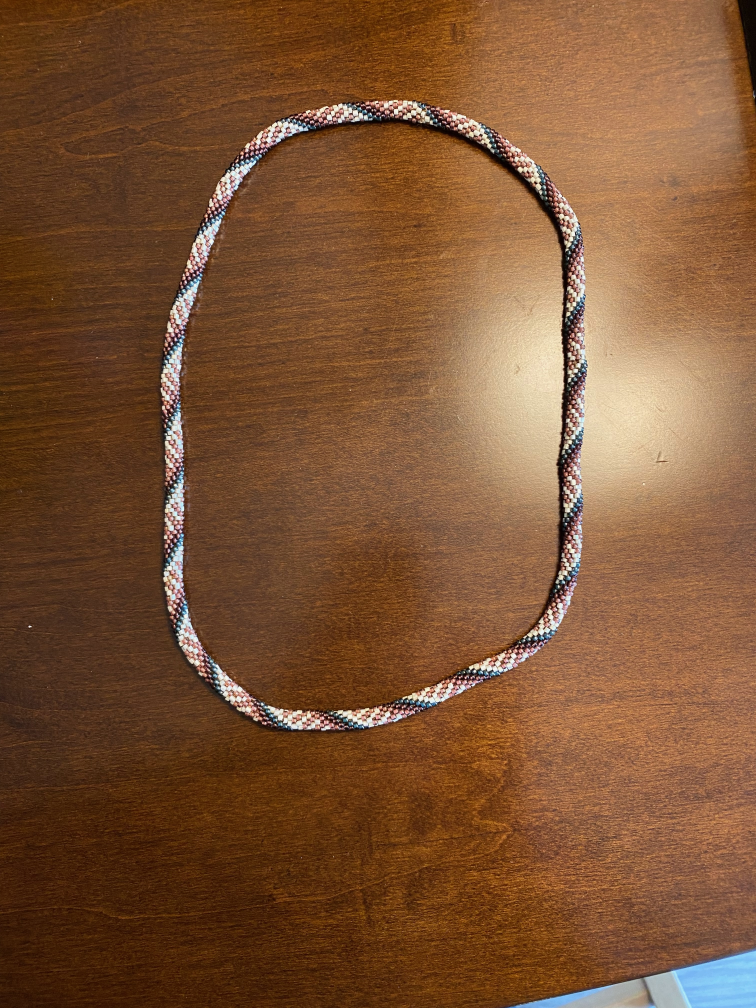
#> input picture bead-example - 1.jpeg, 3024 x 4032 px (shown at 1/4 size)
$ python debug_hsv_histogram.py '../bead-example - 1.jpeg'
#> lines starting #> are read from the running program, lines starting #| are printed output that depends on the picture
"""Debug: HSV bin counts and bargraph of top bins."""

import argparse
from pathlib import Path
import os

import matplotlib

matplotlib.use("Agg")
os.environ.setdefault("MPLCONFIGDIR", "/tmp/mplcache")
import matplotlib.pyplot as plt
import numpy as np
from PIL import Image
from skimage import color

from image_to_pattern import segmentation


def hsv_histogram(img_arr, mask, h_bins, s_bins, v_bins):
    hsv = color.rgb2hsv(np.clip(img_arr / 255.0, 0, 1))
    h = hsv[:, :, 0][mask]
    s = hsv[:, :, 1][mask]
    v = hsv[:, :, 2][mask]
    hist, edges = np.histogramdd(
        np.stack([h, s, v], axis=1),
        bins=(h_bins, s_bins, v_bins),
        range=((0, 1), (0, 1), (0, 1)),
    )
    return hist, edges


def bin_midpoints(edges):
    return [0.5 * (e[:-1] + e[1:]) for e in edges]


def main():
    parser = argparse.ArgumentParser(description="HSV histogram bargraph per bin size.")
    parser.add_argument("image", type=Path, help="Input image")
    parser.add_argument("--h-bins", type=int, default=36, help="Hue bins")
    parser.add_argument("--s-bins", type=int, default=10, help="Saturation bins")
    parser.add_argument("--v-bins", type=int, default=10, help="Value bins")
    parser.add_argument("--top", type=int, default=50, help="Top bins to plot")
    parser.add_argument("--use-mask", action="store_true", help="Use bracelet mask; otherwise use full image")
    parser.add_argument("--outdir", type=Path, default=Path("image-to-pattern/debug-output"), help="Output directory")
    args = parser.parse_args()

    args.outdir.mkdir(parents=True, exist_ok=True)
    img = Image.open(args.image).convert("RGB")
#> img is the input picture: PIL image 3024x4032 RGB; mean R, G, B 124.3, 83.4, 52.5
    if args.use_mask:
        mask = segmentation.mask_bracelet(img)
    else:
        mask = np.ones((img.height, img.width), dtype=bool)
    img_arr = np.array(img)
    hist, edges = hsv_histogram(img_arr, mask, args.h_bins, args.s_bins, args.v_bins)
#> in hsv_histogram, `hsv = color.rgb2hsv(np.clip(img_arr / 255.0, 0, 1))`: hsv: shape (4032, 3024, 3) float64; mean of channels 0, 1, 2 0.0868, 0.642, 0.491
#> in hsv_histogram, `hist, edges = np.histogramdd( np.stack([h, s, v], axis=1), bins=(h_bin..`: edges = 3 items
#> edges = 3 items
    mid_h, mid_s, mid_v = bin_midpoints(edges)
#> mid_h = 36 values from 0.0139 to 0.986; mid_s = [0.05, 0.15, 0.25, 0.35, 0.45, 0.55, 0.65, 0.75, 0.85, 0.95]; mid_v has the same summary as mid_s

    flat_hist = hist.flatten()
#> flat_hist = 3600 values, max 948550 at index 263, min 0 at index 10, mean 3386.9
    flat_indices = np.argsort(flat_hist)[::-1][: args.top]
#> flat_indices = 50 values, max 2049 at index 28, min 144 at index 44, mean 311.9
    counts = flat_hist[flat_indices]
#> counts = 50 values, max 948550 at index 0, min 16014 at index 49, mean 225745.5
    # Map flat index to bin centers
    h_idx = flat_indices // (args.s_bins * args.v_bins)
#> h_idx = 50 values, max 20 at index 28, min 1 at index 30, mean 2.5
    rem = flat_indices % (args.s_bins * args.v_bins)
#> rem = 50 values, max 94 at index 19, min 28 at index 25, mean 61.88
    s_idx = rem // args.v_bins
#> s_idx = 50 values, max 9 at index 5, min 2 at index 25, mean 5.7
    v_idx = rem % args.v_bins
#> v_idx = 50 values, max 9 at index 26, min 1 at index 47, mean 4.88
    colors = []
    for hi, si, vi in zip(h_idx, s_idx, v_idx):
        hsv_mid = np.array([mid_h[hi], mid_s[si], mid_v[vi]])
        rgb = color.hsv2rgb([hsv_mid])[0]
        if np.all(rgb > 0.9):  # too white
            rgb = np.array([0.5, 0.5, 0.5])
        colors.append(rgb)
#> this loop made 50 passes
#> (hi, si, vi, hsv_mid) on passes 1 to 12: (2, 6, 3, [0.0694, 0.65, 0.35]), (2, 5, 6, [0.0694, 0.55, 0.65]), (2, 5, 5, [0.0694, 0.55, 0.55]), (2, 6, 4, [0.0694, 0.65, 0.45]), (2, 7, 3, [0.0694, 0.75, 0.35]), (2, 9, 2, [0.0694, 0.95, 0.25]), (2, 8, 3, [0.0694, 0.85, 0.35]), (2, 7, 4, [0.0694, 0.75, 0.45]), (2, 4, 6, [0.0694, 0.45, 0.65]), (2, 6, 5, [0.0694, 0.65, 0.55]), (2, 9, 3, [0.0694, 0.95, 0.35]), (2, 5, 4, [0.0694, 0.55, 0.45])
#> after the loop, colors = 50 items, first 6: [0.35, 0.217, 0.122], [0.65, 0.441, 0.293], [0.55, 0.374, 0.247], [0.45, 0.279, 0.157], [0.35, 0.197, 0.0875], [0.25, 0.111, 0.0125]

    plt.figure(figsize=(12, 6))
    plt.bar(range(len(counts)), counts, color=colors)
    plt.yscale("log")
    plt.xlabel("Top bins (sorted)")
    plt.ylabel("Pixel count (log)")
    plt.title(f"HSV bins h={args.h_bins}, s={args.s_bins}, v={args.v_bins}")
    out_path = args.outdir / f"{args.image.stem}-hsv-bars.png"
    plt.tight_layout()
    plt.savefig(out_path)
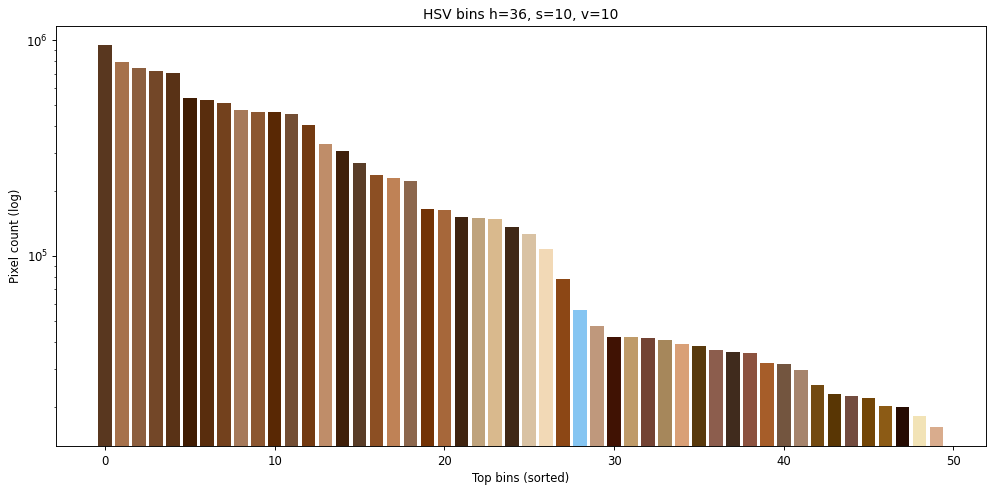
#> figure drawn by matplotlib, 1 panel; tallest bar 948550 high, from x = -0.4 to 0.4
    print(f"Saved {out_path}")


if __name__ == "__main__":
    main()

$ run again, on bead-example - 3.jpeg
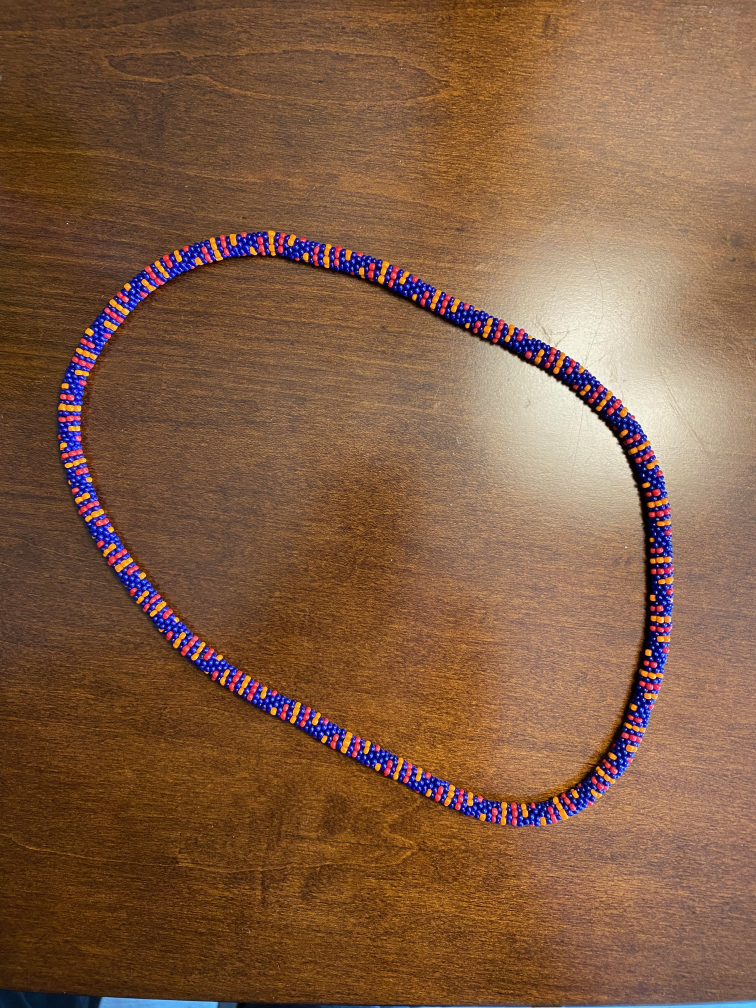
#> input picture bead-example - 3.jpeg, 3024 x 4032 px (shown at 1/4 size)
#> in main, img is the input picture: PIL image 3024x4032 RGB; mean R, G, B 130.4, 93.2, 67.3
#> hsv: shape (4032, 3024, 3) float64; mean of channels 0, 1, 2 0.108, 0.571, 0.525
#> in hsv_histogram, `hist, edges = np.histogramdd( np.stack([h, s, v], axis=1), bins=(h_bin..`: edges = 3 items
#> mid_h = 36 values from 0.0139 to 0.986; mid_s = [0.05, 0.15, 0.25, 0.35, 0.45, 0.55, 0.65, 0.75, 0.85, 0.95]; mid_v has the same summary as mid_s
#> flat_hist = 3600 values, max 690455 at index 254, min 0 at index 3, mean 3386.9
#> flat_indices = 50 values, max 419 at index 39, min 134 at index 37, mean 279.2
#> counts = 50 values, max 690455 at index 0, min 49795 at index 49, mean 203631.7
#> h_idx = 50 values, max 4 at index 24, min 1 at index 21, mean 2.22
#> rem = 50 values, max 94 at index 36, min 18 at index 24, mean 57.18
#> s_idx = 50 values, max 9 at index 14, min 1 at index 24, mean 5.24
#> v_idx = 50 values, max 9 at index 39, min 2 at index 15, mean 4.78
#> the loop in main, `for hi, si, vi in zip(h_idx, s_idx, v_idx):` made 50 passes
#> (hi, si, vi, hsv_mid) on passes 1 to 8: (2, 5, 4, [0.0694, 0.55, 0.45]), (2, 4, 5, [0.0694, 0.45, 0.55]), (2, 4, 6, [0.0694, 0.45, 0.65]), (2, 3, 6, [0.0694, 0.35, 0.65]), (2, 5, 3, [0.0694, 0.55, 0.35]), (2, 4, 4, [0.0694, 0.45, 0.45]), (2, 5, 5, [0.0694, 0.55, 0.55]), (2, 6, 3, [0.0694, 0.65, 0.35])
#> after the loop in main, `for hi, si, vi in zip(h_idx, s_idx, v_idx):`: colors = 50 items, first 6: [0.45, 0.306, 0.202], [0.55, 0.406, 0.303], [0.65, 0.479, 0.358], [0.65, 0.517, 0.423], [0.35, 0.238, 0.158], [0.45, 0.332, 0.248]
#> in main, `plt.savefig(out_path)`:
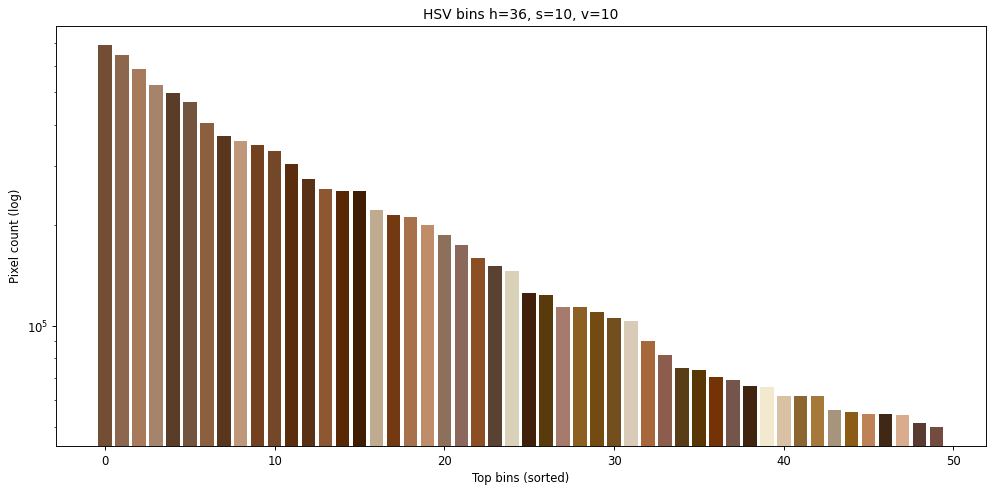
#> figure drawn by matplotlib, 1 panel; tallest bar 690455 high, from x = -0.4 to 0.4

$ run again, on bead-example - 4.jpeg
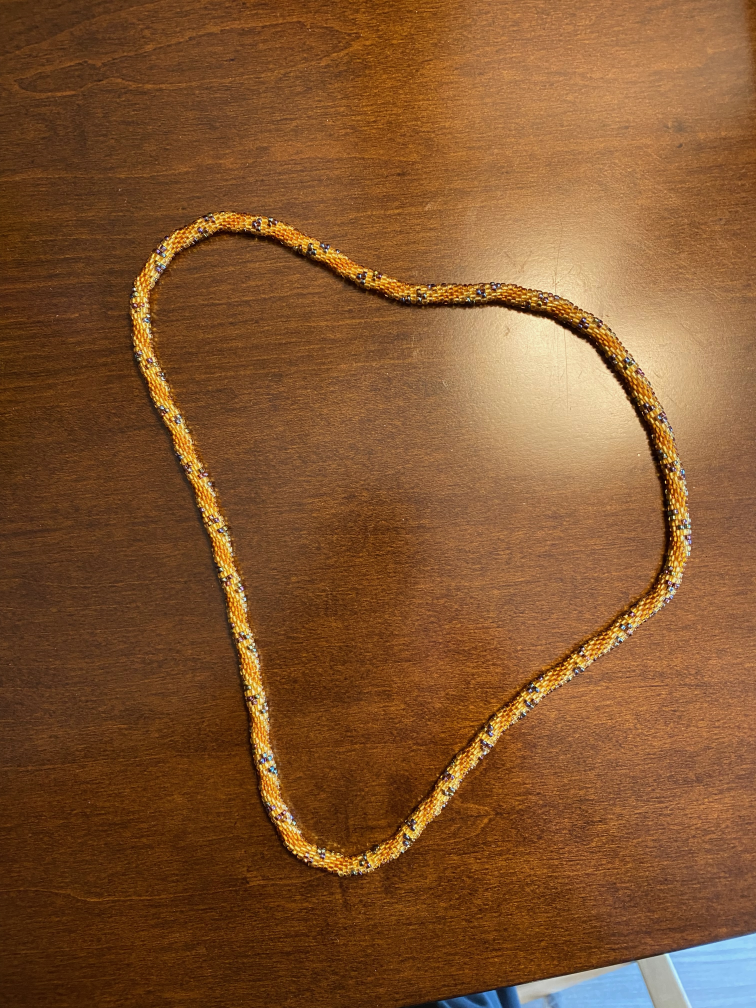
#> input picture bead-example - 4.jpeg, 3024 x 4032 px (shown at 1/4 size)
#> in main, img is the input picture: PIL image 3024x4032 RGB; mean R, G, B 130.4, 85.2, 47
#> hsv: shape (4032, 3024, 3) float64; mean of channels 0, 1, 2 0.0838, 0.696, 0.516
#> in hsv_histogram, `hist, edges = np.histogramdd( np.stack([h, s, v], axis=1), bins=(h_bin..`: edges = 3 items
#> mid_h = 36 values from 0.0139 to 0.986; mid_s = [0.05, 0.15, 0.25, 0.35, 0.45, 0.55, 0.65, 0.75, 0.85, 0.95]; mid_v has the same summary as mid_s
#> flat_hist = 3600 values, max 835432 at index 273, min 0 at index 10, mean 3386.9
#> flat_indices = 50 values, max 2049 at index 24, min 191 at index 46, mean 373.1
#> counts = 50 values, max 835432 at index 0, min 22520 at index 49, mean 228594.4
#> h_idx = 50 values, max 20 at index 24, min 1 at index 31, mean 3.06
#> rem = 50 values, max 95 at index 38, min 29 at index 28, mean 67.06
#> s_idx = 50 values, max 9 at index 5, min 2 at index 28, mean 6.18
#> v_idx = 50 values, max 9 at index 24, min 1 at index 46, mean 5.26
#> the loop in main, `for hi, si, vi in zip(h_idx, s_idx, v_idx):` made 50 passes
#> (hi, si, vi, hsv_mid) on passes 1 to 8: (2, 7, 3, [0.0694, 0.75, 0.35]), (2, 6, 5, [0.0694, 0.65, 0.55]), (2, 5, 6, [0.0694, 0.55, 0.65]), (2, 6, 4, [0.0694, 0.65, 0.45]), (2, 7, 4, [0.0694, 0.75, 0.45]), (2, 9, 3, [0.0694, 0.95, 0.35]), (2, 8, 3, [0.0694, 0.85, 0.35]), (2, 5, 5, [0.0694, 0.55, 0.55])
#> after the loop in main, `for hi, si, vi in zip(h_idx, s_idx, v_idx):`: colors = 50 items, first 6: [0.35, 0.197, 0.0875], [0.55, 0.341, 0.192], [0.65, 0.441, 0.293], [0.45, 0.279, 0.157], [0.45, 0.253, 0.113], [0.35, 0.156, 0.0175]
#> in main, `plt.savefig(out_path)`:
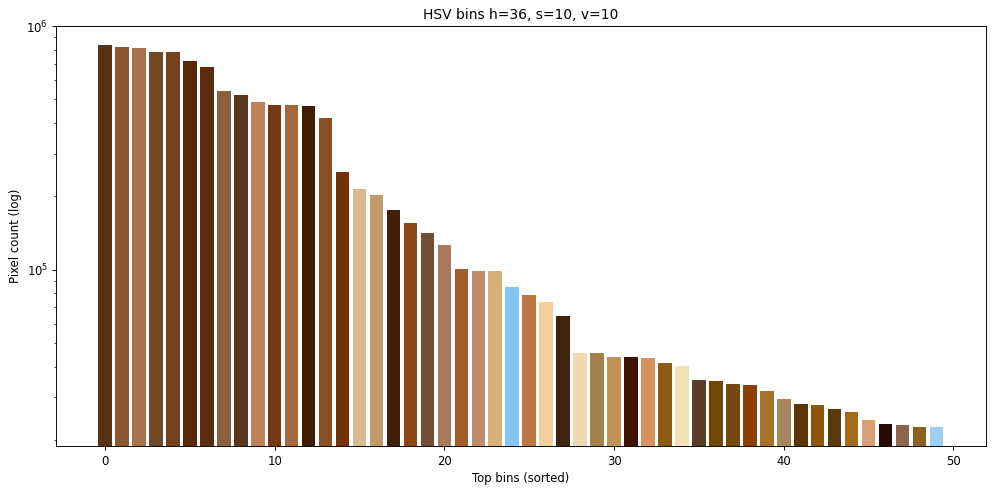
#> figure drawn by matplotlib, 1 panel; tallest bar 835432 high, from x = -0.4 to 0.4

$ run again, on bead-example - 5.jpeg
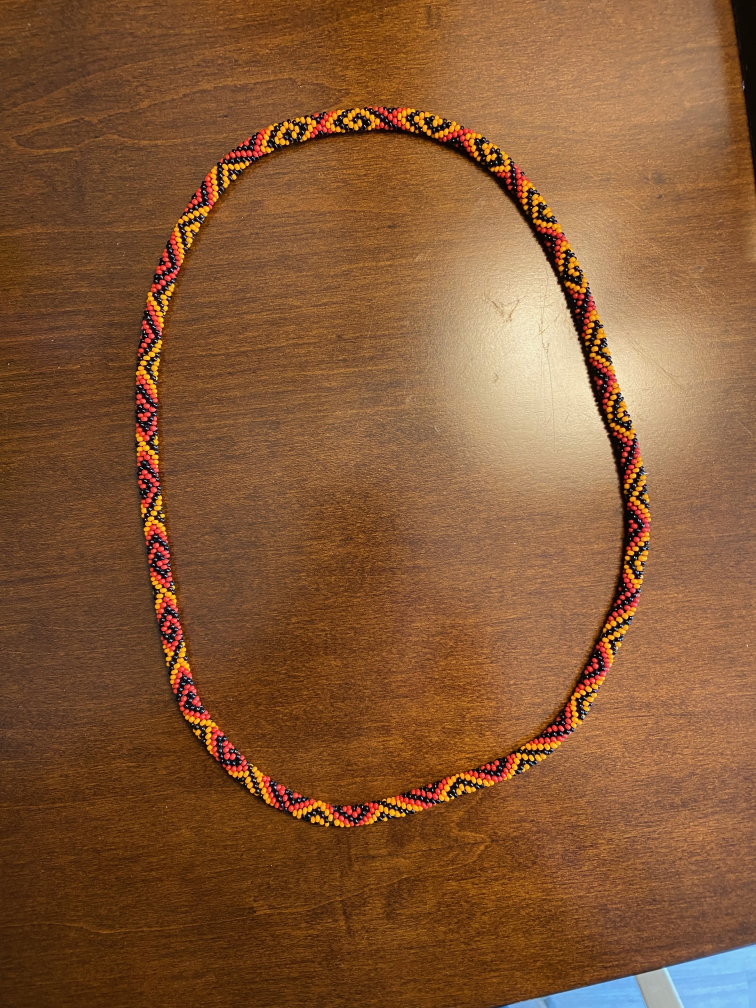
#> input picture bead-example - 5.jpeg, 3024 x 4032 px (shown at 1/4 size)
#> in main, img is the input picture: PIL image 3024x4032 RGB; mean R, G, B 133.3, 88.5, 53.2
#> hsv: shape (4032, 3024, 3) float64; mean of channels 0, 1, 2 0.0892, 0.649, 0.527
#> in hsv_histogram, `hist, edges = np.histogramdd( np.stack([h, s, v], axis=1), bins=(h_bin..`: edges = 3 items
#> mid_h = 36 values from 0.0139 to 0.986; mid_s = [0.05, 0.15, 0.25, 0.35, 0.45, 0.55, 0.65, 0.75, 0.85, 0.95]; mid_v has the same summary as mid_s
#> flat_hist = 3600 values, max 962679 at index 256, min 0 at index 10, mean 3386.9
#> flat_indices = 50 values, max 2059 at index 40, min 90 at index 46, mean 369.8
#> counts = 50 values, max 962679 at index 0, min 23338 at index 49, mean 223605.3
#> h_idx = 50 values, max 20 at index 27, min 0 at index 46, mean 3.04
#> rem = 50 values, max 94 at index 20, min 28 at index 25, mean 65.82
#> s_idx = 50 values, max 9 at index 8, min 2 at index 25, mean 6.06
#> v_idx = 50 values, max 9 at index 26, min 0 at index 46, mean 5.22
#> the loop in main, `for hi, si, vi in zip(h_idx, s_idx, v_idx):` made 50 passes
#> (hi, si, vi, hsv_mid) on passes 1 to 8: (2, 5, 6, [0.0694, 0.55, 0.65]), (2, 6, 4, [0.0694, 0.65, 0.45]), (2, 5, 5, [0.0694, 0.55, 0.55]), (2, 6, 5, [0.0694, 0.65, 0.55]), (2, 7, 4, [0.0694, 0.75, 0.45]), (2, 5, 4, [0.0694, 0.55, 0.45]), (2, 8, 3, [0.0694, 0.85, 0.35]), (2, 6, 3, [0.0694, 0.65, 0.35])
#> after the loop in main, `for hi, si, vi in zip(h_idx, s_idx, v_idx):`: colors = 50 items, first 6: [0.65, 0.441, 0.293], [0.45, 0.279, 0.157], [0.55, 0.374, 0.247], [0.55, 0.341, 0.192], [0.45, 0.253, 0.113], [0.45, 0.306, 0.202]
#> in main, `plt.savefig(out_path)`:
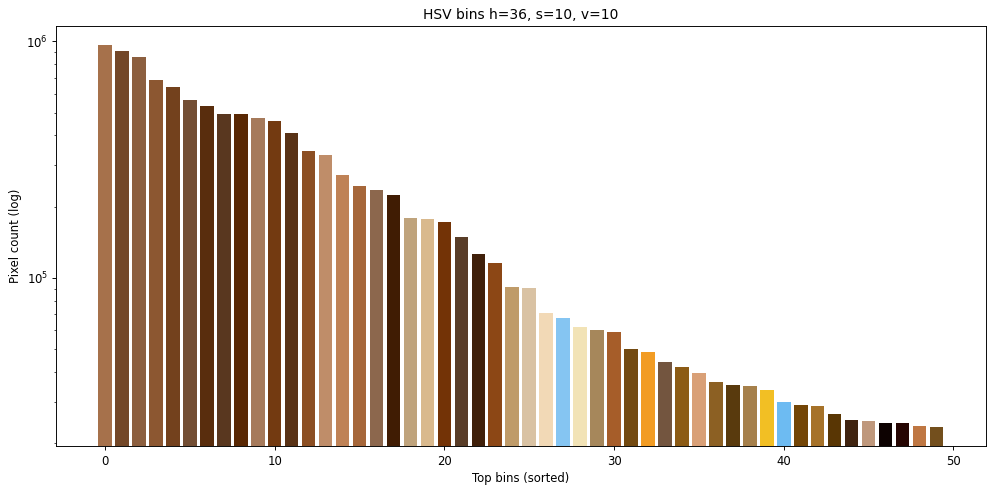
#> figure drawn by matplotlib, 1 panel; tallest bar 962679 high, from x = -0.4 to 0.4
